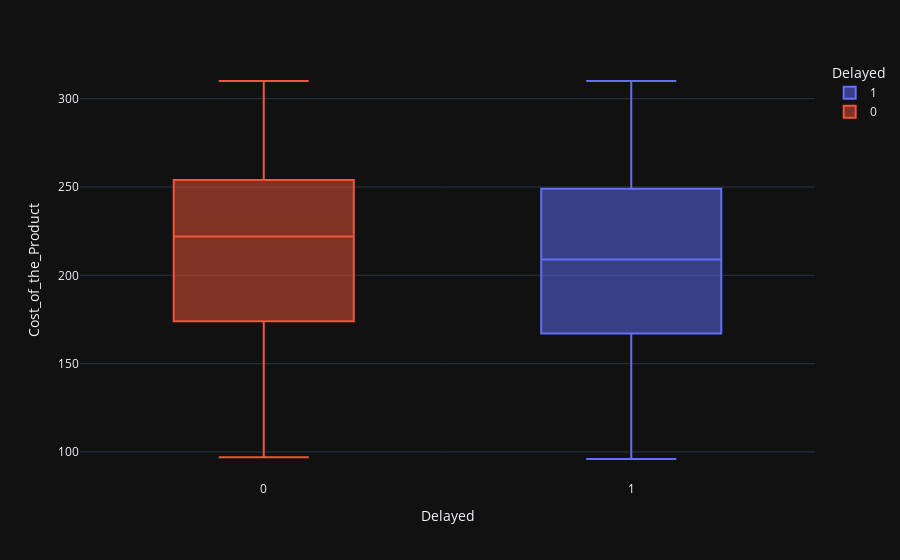

Source (notebook cell):
### Code cell
# looking at the relation between cost of the product and whether the product reached on time or not using boxplot

px.box(data_frame = df, x = 'Delayed', y = 'Cost_of_the_Product',
       color = 'Delayed', template = 'plotly_dark')

### Figure 1 — Plotly figure (JSON) as saved in the notebook; plotly's stock layout.template omitted (floating-point values rounded to 4 significant figures; data arrays with more than 128 entries replaced by an {"elided": "..."} marker saying what was removed)
{"data": [{"alignmentgroup": "True", "hovertemplate": "Delayed=%{x}<br>Cost_of_the_Product=%{y}<extra></extra>", "legendgroup": "1", "marker": {"color": "#636efa"}, "name": "1", "notched": false, "offsetgroup": "1", "orientation": "v", "showlegend": true, "type": "box", "x": {"elided": "6563 int values"}, "x0": " ", "xaxis": "x", "y": {"elided": "6563 int values"}, "y0": " ", "yaxis": "y"}, {"alignmentgroup": "True", "hovertemplate": "Delayed=%{x}<br>Cost_of_the_Product=%{y}<extra></extra>", "legendgroup": "0", "marker": {"color": "#EF553B"}, "name": "0", "notched": false, "offsetgroup": "0", "orientation": "v", "showlegend": true, "type": "box", "x": {"elided": "4436 int values"}, "x0": " ", "xaxis": "x", "y": {"elided": "4436 int values"}, "y0": " ", "yaxis": "y"}], "layout": {"boxmode": "overlay", "legend": {"title": {"text": "Delayed"}, "tracegroupgap": 0}, "margin": {"t": 60}, "xaxis": {"anchor": "y", "categoryarray": [1, 0], "categoryorder": "array", "domain": [0, 1], "title": {"text": "Delayed"}}, "yaxis": {"anchor": "x", "domain": [0, 1], "title": {"text": "Cost_of_the_Product"}}}}
